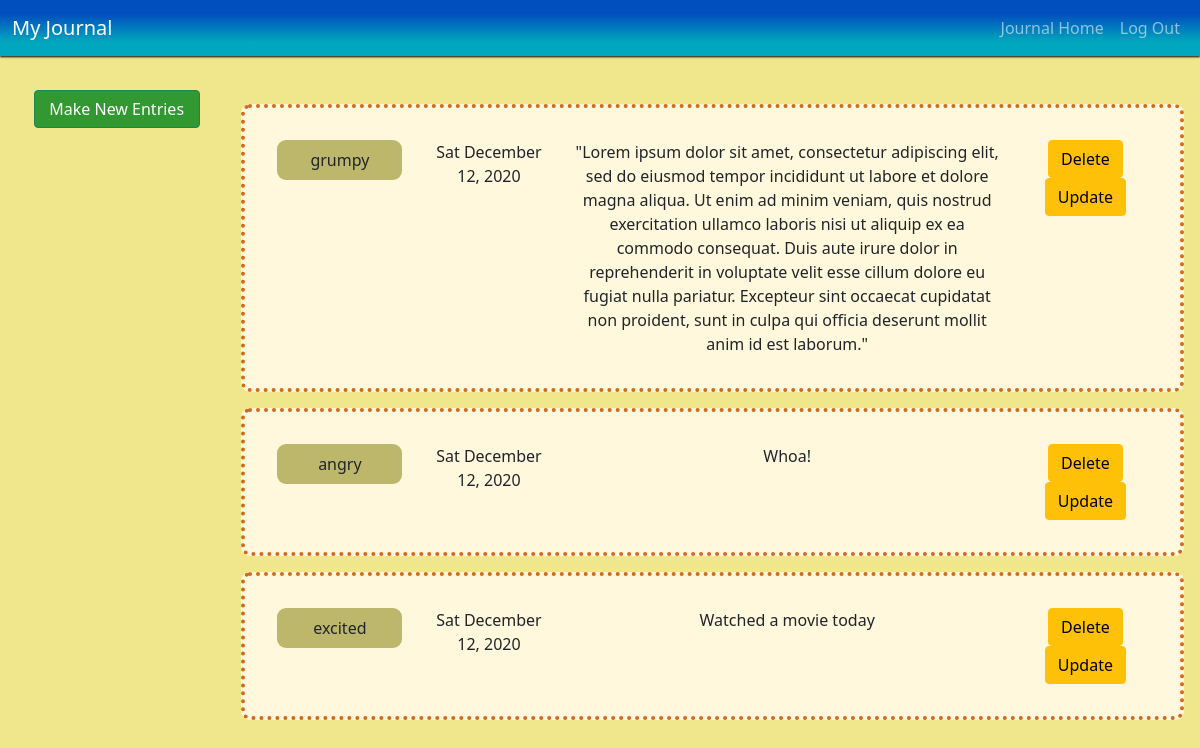
Page /allentries (signed in) on the committed database.
### tables this page shows
CREATE TABLE 'entries' ('id' INTEGER PRIMARY KEY AUTOINCREMENT NOT NULL, 'username' TEXT NOT NULL, 'entry' TEXT, 'mood' TEXT, 'date' DATE, 'fDate' TEXT);

### app.py (the view, shortened to what this page needs)
@app.route('/allentries', methods=["GET", "DELETE"])
def all_entries():
    if request.method == "GET":
        with alcSession(engine) as conn:
            statement = text("SELECT id, entry, mood, fDate FROM entries WHERE username = :username ORDER BY date DESC").bindparams(username = session['username'])
            rows = conn.execute(statement)
            rows = rows.all()
            print(rows)
            return render_template('allentries.html', entries = rows)

### app.py (called while the page is built)
@app.after_request
def after_request(response):
    response.headers["Cache-Control"] = "no-cache, no-store, must-revalidate"
    response.headers["Expires"] = 0
    response.headers["Pragma"] = "no-cache"
    return response

### templates/allentries.html (shortened to what this page needs)
{% extends "layout.html" %}
{% block main %}
<main class='container-fluid journal-container'>
  <div class='row'>
    <div class='col-md-2'>
      <nav class="flex-column nav nav-menu">
        <button id='new-entries-btn' class='menu-btn btn btn-success'>Make New Entries</button>
      </nav>
    </div>
    <div class='all-entries-container col-md-10'>
      {% for entry in entries %}
      <div class='container entries-container' id='container-{{ entry.id }}'>
        <div class='row'>
          <div class='col-md-2'>
            <div class='mood-entry'>
              {{ entry.mood }}
            </div>
          </div>
          <div class='date-entry col-md-2'>
            {{entry.fDate}}
          </div>
          <div class='journal-entry col-md-6'>
            {{ entry.entry }}
          </div>
          <div class='col-md-2'>
            <button class='del-btn btn btn-warning' id='{{ entry.id }}'>Delete</button>
            <button class='update-btn btn btn-warning' data-value='{{ entry.id }}'>Update</button>
          </div>
        </div>
      </div>
      {% endfor %}
    </div>
  </div>
</main>
{% endblock %}

### rows in the picture
entries: mood "grumpy", fDate "Sat December 12, 2020", entry "\"Lorem ipsum dolor sit amet, consectetur adipiscing elit, sed do eiusmod tempor incididunt ut labore et dolore magna aliqua. Ut enim ad minim veniam, quis nostrud exercitation ullamco laboris nisi ut aliquip ex ea commodo consequat. Duis aute irure dolor in reprehenderit in voluptate velit esse cillum dolore eu fugiat nulla pariatur. Excepteur sint occaecat cupidatat non proident, sunt in culpa qui officia deserunt mollit anim id est laborum.\"", {{ entry.id }} 3 (drawn)
entries: mood "angry", fDate "Sat December 12, 2020", entry "Whoa!", {{ entry.id }} 2 (drawn)
entries: mood "excited", fDate "Sat December 12, 2020", entry "Watched a movie today", {{ entry.id }} 1 (drawn)
